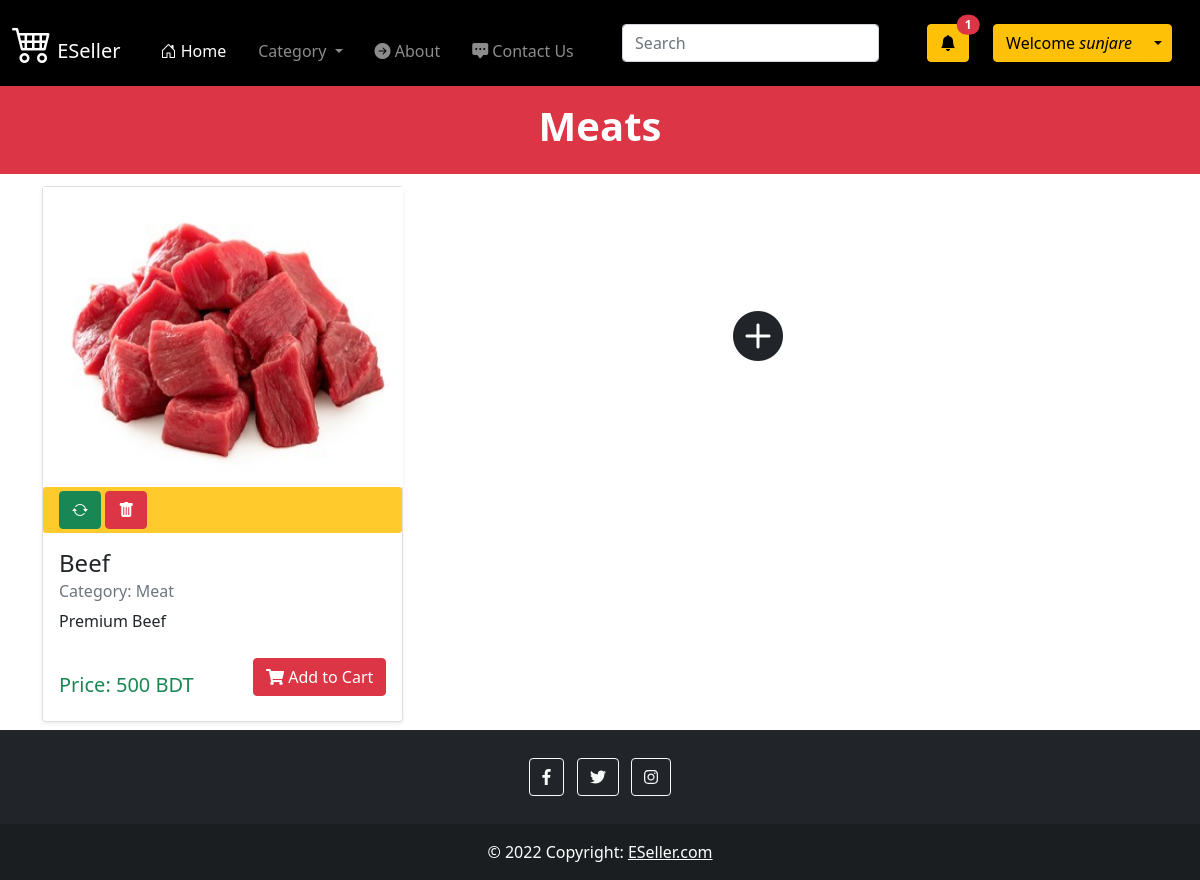
The app's page /meat (signed in) with its own data.
### home/models.py (models this page shows, shortened)
class Product(models.Model):
    product_id = models.AutoField(primary_key=True)
    product_name = models.CharField(max_length=100)
    category = models.CharField(max_length=100)
    price = models.IntegerField()
    description = models.CharField(max_length=400)
    pub_date = models.DateField()
    image = models.ImageField(upload_to="static")

### home/views.py (the view)
# urls.py: path("meat", views.meat, name='meat'),
def meat(request):
    product = Product.objects.filter(category="Meat")
    n = Product.objects.filter(category="Meat").count()
    if request.user.is_authenticated:
        customer = request.user
        if Order.objects.filter(customer=customer,complete=False).count():
            order = Order.objects.get(customer=customer,complete=False)
            number_of_product_in_cart = order.get_cart_items
        else:
            number_of_product_in_cart = 0
        params = {'product': product, 'range':range(1,n), 'n':n, 'number_of_product_in_cart': number_of_product_in_cart}
    else:
        params = {'product': product, 'range':range(1,n), 'n':n}
    return render(request,'meat.html',params)

### templates/meat.html (shortened to what this page needs)
{% extends 'base.html' %} {% block title %} Meats {% endblock title %}
{% block body %}
<div class="p-3 mb-1 bg-danger text-white text-center my-0">
    <h1><b>Meats</b></h1>
</div>
{% if n > 0 %}
<div class="album py-2 bg-gradient">
    <div class="container">
        <div class="row row-cols-1 row-cols-sm-2 row-cols-md-3 g-3">
            {% for i in product %}
            <div class="col">
                <div class="card shadow-sm product_data">
                    <img src="{{i.image}}" width="360px" height="300px"/>
                    {%if user.is_superuser%}
                    <div class=" container d-grid gap-5 d-md-block   py-1"
                        style="background-color: #FFCA2C; border-radius: 3px; border-color: black;">
                        <button type="button" class="btn btn-success" data-bs-toggle="modal"
                            data-bs-target="#updateModal-{{ forloop.counter }}">
                            <i class="bi bi-arrow-repeat"></i>
                        </button>
                        <button type="button" class="btn btn-danger" data-bs-toggle="modal"
                            data-bs-target="#DeleteModal-{{ forloop.counter }}">
                            <i class="bi bi-trash-fill"></i>
                        </button>
                    </div>
                    {% endif %}
                    <div class="card-body">
                        <h4 class="card-title">{{ i.product_name}}</h4>
                        <h6 class="card-subtitle mb-2 text-muted">
                            Category: {{i.category}}
                        </h6>
                        <p class="card-text">{{i.description}}</p>
                        <div class="buy d-flex justify-content-between align-items-center">
                            <div class="price text-success">
                                <h5 class="mt-4">Price: {{i.price}} BDT</h5>
                            </div>
                        <button data-product="{{i.product_id}}"" data-action="add" class="btn btn-danger add-btn update-cart" style="height:100%;">
                                <i class="fa fa-shopping-cart"></i> Add to Cart</button>
                        </div>
                    </div>
                </div>
            </div>
            {% endfor %}
            {%if user.is_superuser%}
            <div class="container-fluid bg-gradient mb-5 ">
                <button type="button" class="btn  ms-0" style="width: 300px; height: 300px;" data-bs-toggle="modal"
                    data-bs-target="#exampleModal">
                    <i class="bi bi-plus-circle-fill" style='font-size:50px;'></i>
                </button>
            </div>
            {%endif%}
        </div>
    </div>
</div>
{% endif %}
{% endblock body %}

### templates/base.html (shortened to what this page needs)
<!DOCTYPE html>
<html lang="en">
{% load static %}
<head>
  <link href="https://cdn.jsdelivr.net/npm/bootstrap@5.1.3/dist/css/bootstrap.min.css" rel="stylesheet"
 />
  <link rel="stylesheet" href="https://cdn.jsdelivr.net/npm/bootstrap-icons@1.7.2/font/bootstrap-icons.css" />
</head>
<body>
  <nav class="navbar navbar-expand-lg navbar-dark" style="background-color: #000000;">
    <div class="container-fluid">
      <a class="navbar-brand" href="/">
        <i class="bi bi-cart4" style="font-size: 40px"></i>
        ESeller
      </a>
      <div class="collapse navbar-collapse" id="navbarSupportedContent">
        <ul class="navbar-nav me-auto mb-2 mb-lg-0">
          <li class="nav-item ms-3">
            <a class="nav-link active mt-3" aria-current="page" href="/">
              <i class="bi bi-house-door"></i> Home</a>
          </li>
          <li class="nav-item dropdown ms-3">
            <a class="nav-link dropdown-toggle mt-3" href="#" id="navbarDropdown" role="button"
              data-bs-toggle="dropdown" aria-expanded="false">
              Category
            </a>
          </li>
          <li class="nav-item ms-3">
            <a class="nav-link mt-3" href="/about">
              <i class="bi bi-arrow-right-circle-fill"></i> About</a>
          </li>
          <li class="nav-item ms-3">
            <a class="nav-link mt-3" href="/contact">
              <i class="bi bi-chat-square-dots-fill"></i>
              Contact Us</a>
          </li>
        </ul>
        <form method='get' action='/search' class="form-inline mb-3 me-5 mt-3">
          <input class="form-control mr-sm-2" type="search" placeholder="Search" aria-label="Search" name="search" id="search">
        </form>
        {% if user.is_authenticated %}
        {% if user.is_superuser%}
        <button type="button" class="btn btn-warning position-relative me-4">
          <i class="bi bi-bell-fill"></i>
          <span class="position-absolute top-0 start-100 translate-middle badge rounded-pill bg-danger">
            1
          </span>
        </button>
        {% else %}
        <a type="button" class="btn btn-warning me-2" href="/cart"><i class="bi bi-bag-check-fill"></i> Cart(<b>{{number_of_product_in_cart}}</b>)</a>
        {% endif %}
        <div class="btn-group me-3">
          <button type="button" class="btn btn-warning">
            Welcome <i>{{request.user}}</i>
          </button>
          <button type="button" class="btn btn-warning dropdown-toggle dropdown-toggle-split" data-bs-toggle="dropdown"
            aria-expanded="false">
          </button>
        </div>
        {%endif%}
      </div>
    </div>
  </nav>
  {% block body %}{% endblock body %}
    <footer class="bg-dark text-center text-white last-part">
      <div class="container p-4 pb-0">
        <section class="mb-4">
          <a class="btn btn-outline-light btn-floating m-1" href="https://facebook.com/home" role="button"><i class="fab fa-facebook-f"></i></a>
          <a class="btn btn-outline-light btn-floating m-1" href="https://twitter.com" role="button"
            ><i class="fab fa-twitter"></i
          ></a>
          <a class="btn btn-outline-light btn-floating m-1" href="https://instagram.com" role="button"
            ><i class="fab fa-instagram"></i
          ></a>
        </section>
      </div>
      <div class="text-center p-3" style="background-color: rgba(0, 0, 0,0.2);">
        © 2022 Copyright:
        <a class="text-white" href="https://eseller.com">ESeller.com</a>
      </div>
    </footer>
</body>
</html>

### records on screen
Product: image (picture), product_name "Beef", category "Meat", description "Premium Beef", price "500"

### other values on screen
{{ request.user }} "sunjare"
